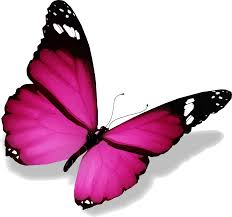
//> input picture OpencvTutorials/papillon.jpg, 232 x 217 px
$ ./Finding_Contours   (built with g++ and OpenCV 4)
//> lines starting //> are read from the running program, lines starting //| are printed output that depends on the picture; after the words box and inside, x2 and y2 are one past the last pixel; in counts of white or black regions, pixels touching at a corner belong together
#include <opencv2/highgui.hpp>
#include <opencv2/imgproc.hpp>
#include <iostream>
#include <stdio.h>
#include <stdlib.h>

using namespace cv;
using namespace std;

Mat src; Mat src_gray;
int thresh = 100;
int max_thresh = 255;
RNG rng(12345);

/// Function header
void thresh_callback(int, void*);

/* @function main */
int main(int argc, char** argv)
{
	/// Load source image and convert it to gray
	src = imread("papillon.jpg");
//> src is the input picture: 217 rows x 232 cols, CV_8UC3; mean B, G, R 190.1, 169, 208.7

	/// Convert image to gray and blur it
	cvtColor(src, src_gray, COLOR_BGR2GRAY);
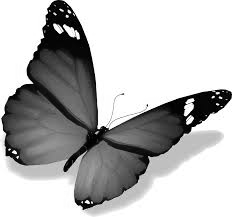
//> src_gray: 217 rows x 232 cols, CV_8UC1; min 0, max 255, mean 183.3
	blur(src_gray, src_gray, Size(3, 3));
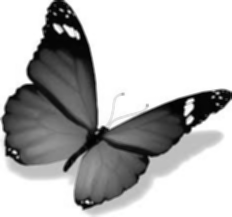
//> src_gray: 217 rows x 232 cols, CV_8UC1; min 1, max 255, mean 183.2

	/// Create Window
	char* source_window = "Source";
	namedWindow(source_window, WINDOW_AUTOSIZE);
	imshow(source_window, src);

	createTrackbar(" Canny thresh:", "Source", &thresh, max_thresh, thresh_callback);
	thresh_callback(0, 0);

	waitKey(0);
	return(0);
}

/* @function thresh_callback */
void thresh_callback(int, void*)
{
	Mat canny_output;
	vector<vector<Point> > contours;
	vector<Vec4i> hierarchy;

	/// Detect edges using canny
	Canny(src_gray, canny_output, thresh, thresh * 2, 3);
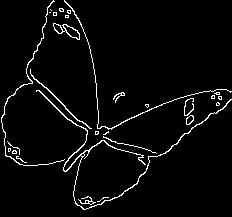
//> canny_output: 217 rows x 232 cols, CV_8UC1; 3.7% white in thin lines or dots
	/// Find contours
	findContours(canny_output, contours, hierarchy, RETR_TREE, CHAIN_APPROX_SIMPLE, Point(0, 0));
//> contours = 47 contours, 37 with area under 20; largest, box (x1, y1, x2, y2) and area: (36, 90, 232, 210) 199, (53, 23, 80, 40) 185, (63, 24, 80, 40) 105, (1, 0, 65, 166) 55, (30, 69, 92, 129) 52

	/// Draw contours
	Mat drawing = Mat::zeros(canny_output.size(), CV_8UC3);
	for (int i = 0; i< contours.size(); i++)
	{
		Scalar color = Scalar(rng.uniform(0, 255), rng.uniform(0, 255), rng.uniform(0, 255));
		drawContours(drawing, contours, i, color, 2, 8, hierarchy, 0, Point());
	}
//> this loop made 47 passes
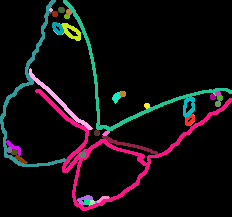
//> drawing: 217 rows x 232 cols, CV_8UC3; mean B, G, R 15.9, 12.7, 16.8

	/// Show in a window
	namedWindow("Contours", WINDOW_AUTOSIZE);
	imshow("Contours", drawing);
}

$ run again, with OpencvTutorials/Lignes.jpg copied over OpencvTutorials/papillon.jpg
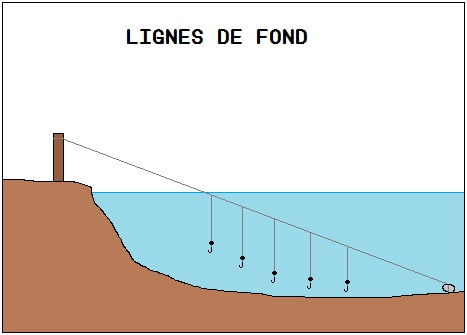
//> input picture OpencvTutorials/Lignes.jpg, 467 x 335 px
//> src is the input picture: 335 rows x 467 cols, CV_8UC3; mean B, G, R 210.5, 213.8, 212.8
//> in thresh_callback, `Canny(src_gray, canny_output, thresh, thresh * 2, 3);`:
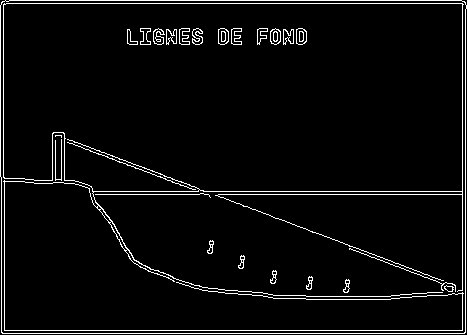
//> canny_output: 335 rows x 467 cols, CV_8UC1; 4.4% white in thin lines or dots
//> contours = 65 contours, 22 with area under 20; largest, box (x1, y1, x2, y2) and area: (0, 0, 467, 334) 154676, (0, 0, 467, 334) 154670, (3, 3, 464, 331) 84960, (3, 3, 463, 192) 84717, (296, 28, 307, 45) 146
//> the loop in thresh_callback, `for (int i = 0; i< contours.size(); i++)` made 65 passes
//> after the loop in thresh_callback, `for (int i = 0; i< contours.size(); i++)`:
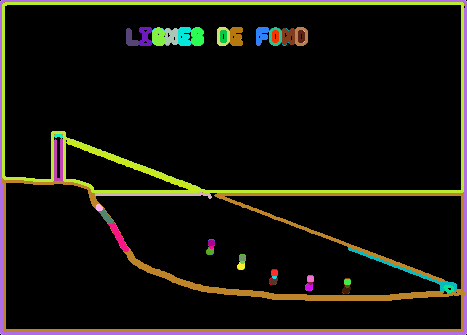
//> drawing: 335 rows x 467 cols, CV_8UC3; mean B, G, R 13, 19.8, 22

$ run again, with OpencvTutorials/looking.jpg copied over OpencvTutorials/papillon.jpg
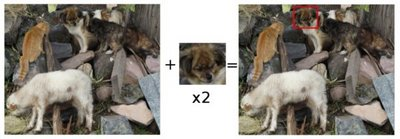
//> input picture OpencvTutorials/looking.jpg, 400 x 139 px
//> src is the input picture: 139 rows x 400 cols, CV_8UC3; mean B, G, R 128.8, 137.4, 142.8
//> in thresh_callback, `Canny(src_gray, canny_output, thresh, thresh * 2, 3);`:
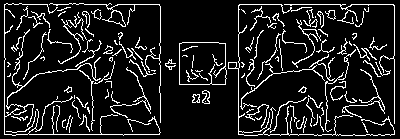
//> canny_output: 139 rows x 400 cols, CV_8UC1; 11.7% white in thin lines or dots
//> contours = 134 contours, 107 with area under 20; largest, box (x1, y1, x2, y2) and area: (179, 42, 227, 85) 1926, (179, 42, 227, 85) 1909, (49, 3, 161, 123) 174, (108, 10, 126, 27) 140, (4, 3, 161, 136) 132
//> the loop in thresh_callback, `for (int i = 0; i< contours.size(); i++)` made 134 passes
//> after the loop in thresh_callback, `for (int i = 0; i< contours.size(); i++)`:
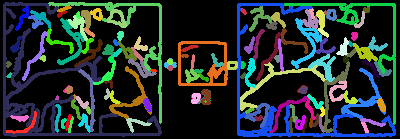
//> drawing: 139 rows x 400 cols, CV_8UC3; mean B, G, R 45.6, 46.5, 35.8
